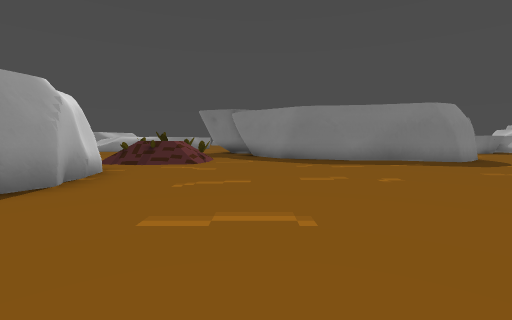
[1] (above)

24 first-person views from a walk through a Godot game level. The camera is 1.4 m above the floor, tilts 4° down and sees 85° across. The floor is counted in squares, 2 m on a side. Each view is taken from the middle of a square. On the plan, view 1 faces up. The plan holds only what a view shows up to about 9 squares ahead; the rest is blank. The place goes on beyond the plan.

[2]
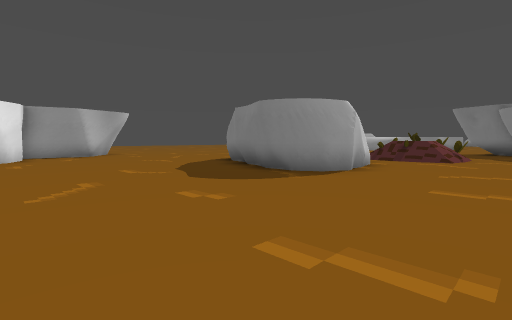

[3]
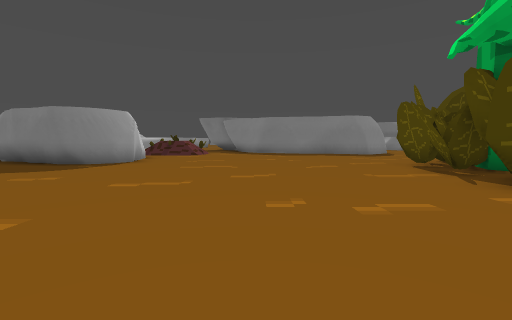

[4]
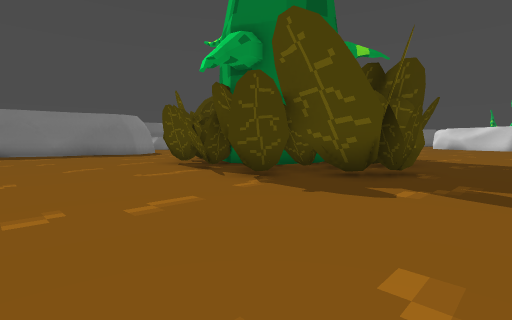

[5]
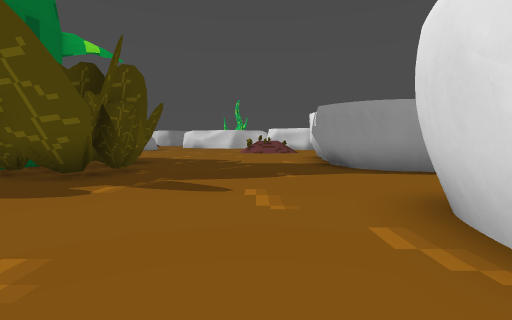

[6]
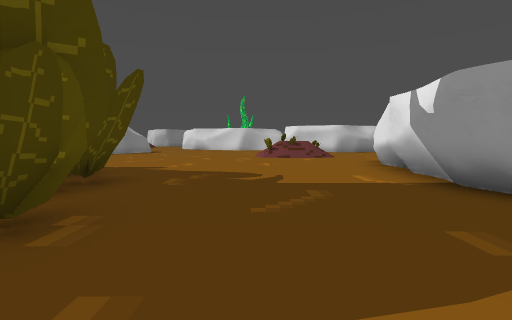

[7]
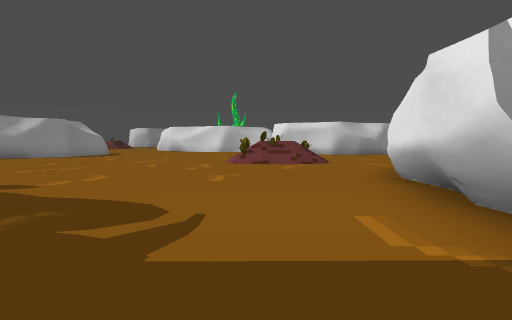

[8]
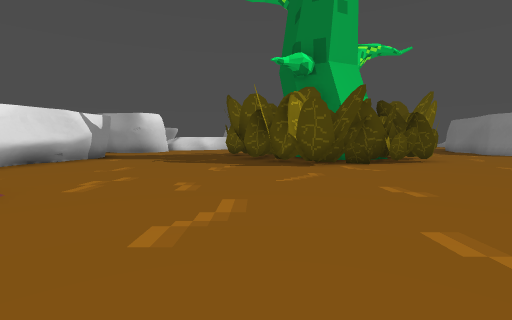

[9]
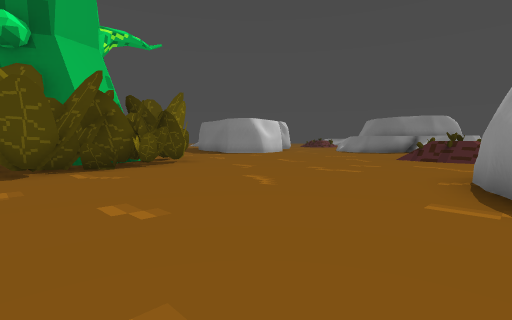

[10]
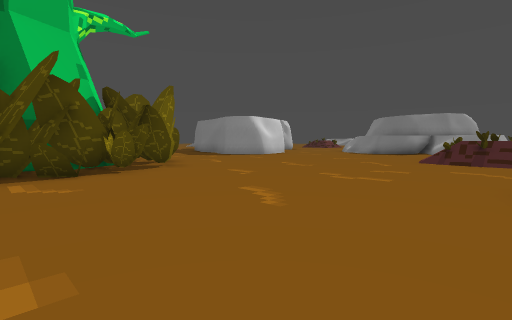

[11]
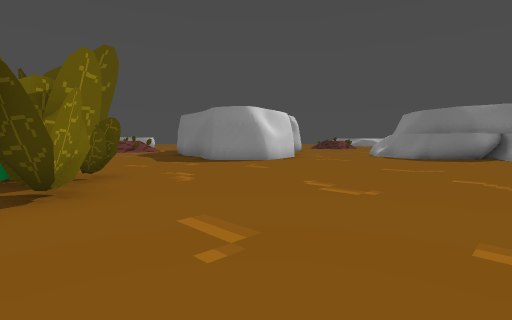

[12]
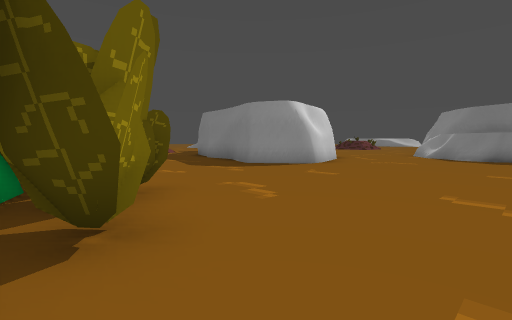

[13]
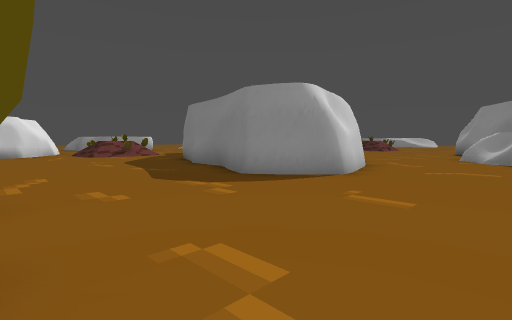

[14]
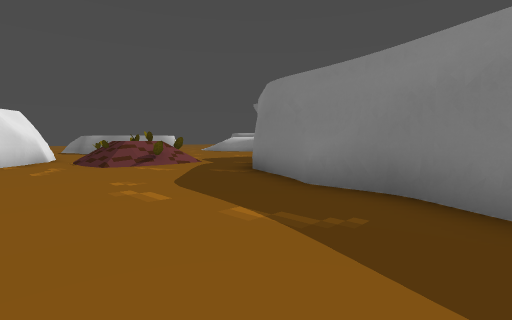

[15]
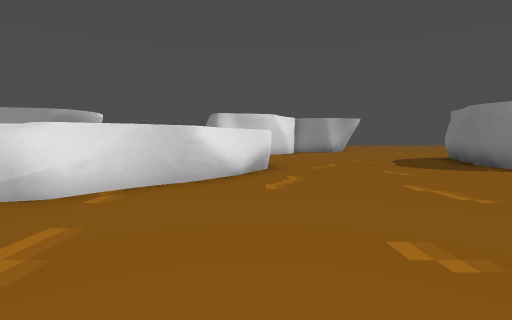

[16]
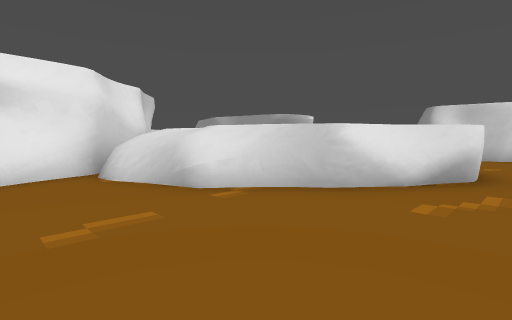

[17]
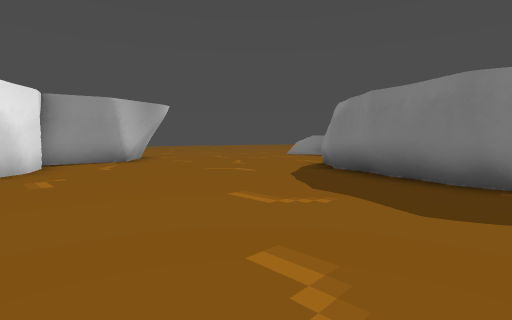

[18]
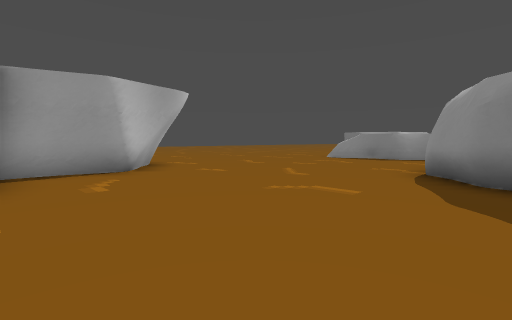

[19]
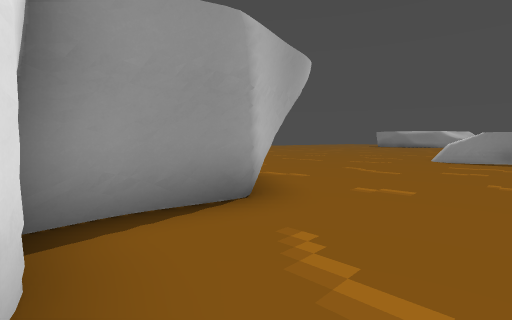

[20]
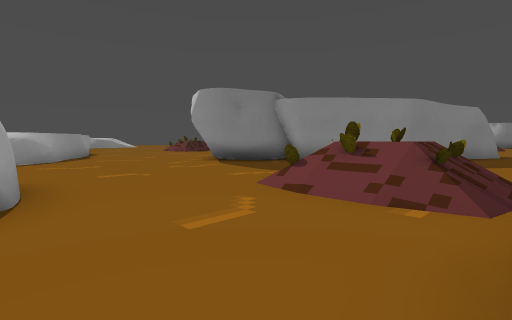

[21]
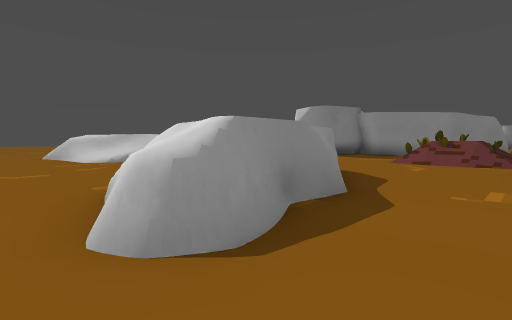

[22]
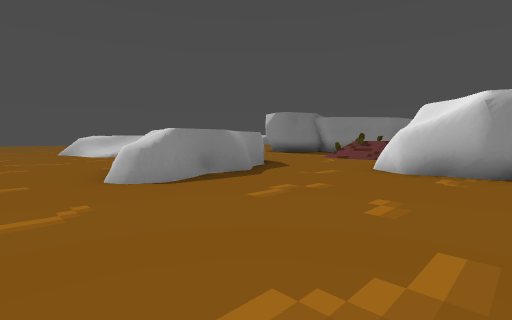

[23]
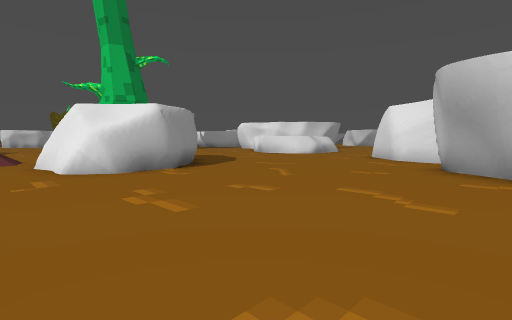

[24]
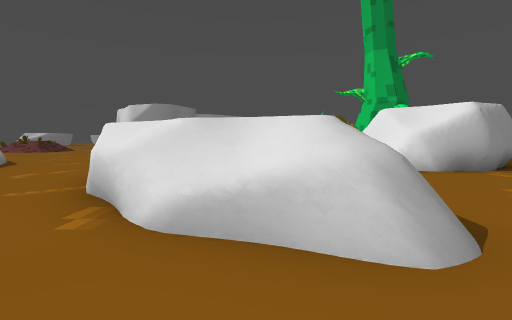

### Floor plan
Key: @ floor where view 1 was taken; # wall or solid block; x gap in a wall; . main floor; : floor 1.75 m higher than the main floor; / step, stairs or slope; = window, fence, low wall or low ledge; ^ raised ledge.
Columns run from 15 left of view 1 to 20 right of it. Each row starts with its distance up from view 1.
 14 .....  .......#       ........
 13 ...##  #.......#      #.......
 12 ...^   #.......##     ##.......
 11 ..^^ ##.../=#/..###    #....... =
 10 ..###...../===....######.......==/
  9 ........../=//....................
  8 .......///.//.....................
  7 .......#####......................
  6 .......#   #......................
  5 .......##  ##......... ...........#
  4 ........#####........   ###.......#
  3 #.........##.........######.......
  2 ##...................#   ##........
  1  #..................##   ###.......
  0  #.............@....####  ##.......
 -1  ###................#### ###.......
 -2    ##................#####..........
 -3       ...  x#........###...........
 -4          =  ##....................
 -5          =   ##................./
 -6               ##................/
 -7               :=................=
 -8                #####....###...../
 -9               ###   ...#  .=# ...
-10               #       #        ..

Positions as (right, up) in squares from view 1, and headings:
1: (0, 0), facing up
2: (0, -2), facing up-left
3: (1, -5), facing up
4: (1, -5), facing up-right
5: (1, -6), facing right
6: (5, -5), facing right
7: (8, -6), facing right
8: (20, -2), facing left
9: (19, -1), facing up-left
10: (18, 0), facing up-left
11: (15, 3), facing up-left
12: (13, 3), facing up-left
13: (11, 5), facing up-left
14: (6, 6), facing up-left
15: (3, -3), facing left
16: (2, -2), facing down-left
17: (-4, -2), facing up-left
18: (-7, -1), facing up-left
19: (-11, -1), facing up-left
20: (-8, 8), facing up-right
21: (-14, 8), facing up-right
22: (-15, 5), facing up-right
23: (-15, 9), facing down-right
24: (-15, 11), facing right
